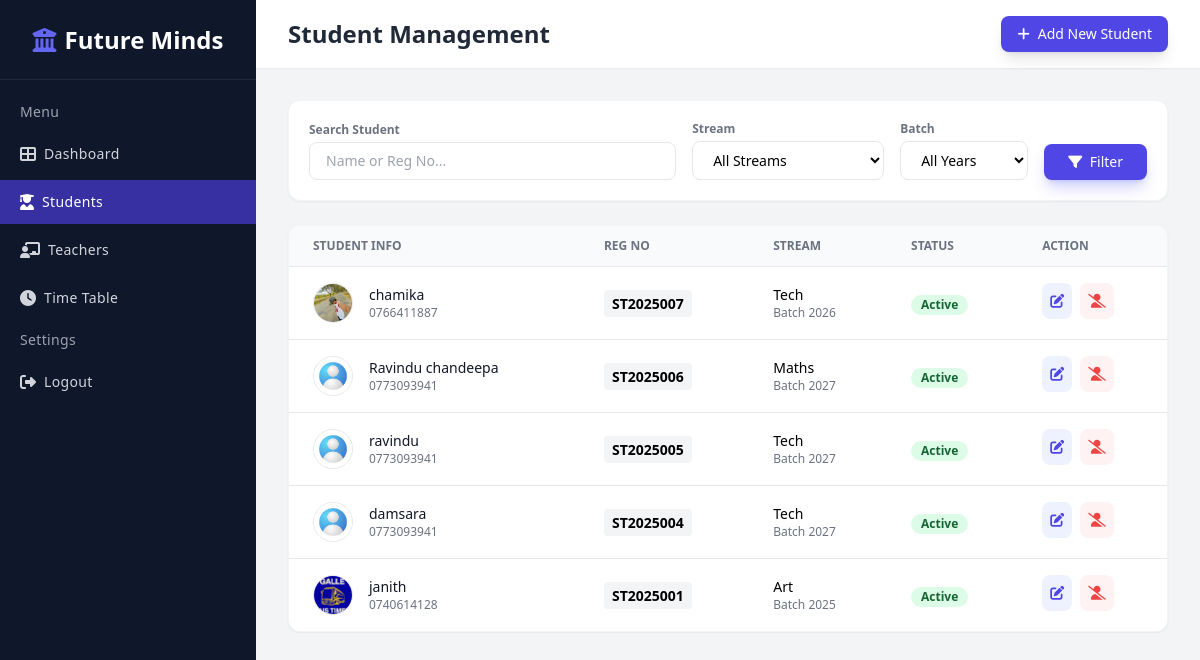
The page /admin/student.php on the database its author committed.
### tables this page shows
CREATE TABLE `students` (
  `student_id` int(11) NOT NULL,
  `reg_number` varchar(20) NOT NULL,
  `full_name` varchar(150) NOT NULL,
  `nic` varchar(20) NOT NULL,
  `dob` date NOT NULL,
  `gender` varchar(10) NOT NULL,
  `school` varchar(150) DEFAULT NULL,
  `address` text DEFAULT NULL,
  `student_phone` varchar(15) DEFAULT NULL,
  `parent_phone` varchar(15) NOT NULL,
  `email` varchar(150) NOT NULL,
  `stream` varchar(50) NOT NULL,
  `batch` varchar(10) NOT NULL,
  `photo` varchar(255) DEFAULT NULL,
  `registered_date` datetime DEFAULT current_timestamp(),
  `status` int(11) DEFAULT 1
);

### admin/student.php (the view, shortened to what this page needs)
<?php
include 'db_con.php';
?>
<!DOCTYPE html>
<html lang="en">
<head>
    <script src="https://cdn.tailwindcss.com"></script>
    <link rel="stylesheet" href="https://cdnjs.cloudflare.com/ajax/libs/font-awesome/6.4.0/css/all.min.css">
</head>
<body class="bg-gray-100 font-sans antialiased">
    <?php include('includes/sidebar.php'); ?>
    <div class="ml-64 flex flex-col min-h-screen">
        <header class="bg-white shadow-sm py-4 px-8 flex justify-between items-center sticky top-0 z-40">
            <h2 class="text-2xl font-bold text-gray-800">Student Management</h2>
            <div class="flex items-center gap-4">
                <a href="../log/registration.php" class="bg-indigo-600 text-white px-4 py-2 rounded-lg text-sm font-medium hover:bg-indigo-700 transition shadow-lg flex items-center">
                    <i class="fas fa-plus mr-2"></i> Add New Student
                </a>
            </div>
        </header>
        <main class="p-8">
            <form method="GET" action="" class="bg-white p-5 rounded-xl shadow-sm border border-gray-100 mb-6">
                <div class="flex flex-col md:flex-row gap-4 items-end">
                    <div class="w-full md:flex-1">
                        <label class="text-xs font-semibold text-gray-500 mb-1 block">Search Student</label>
                        <input type="text" name="search" value="<?php echo isset($_GET['search']) ? $_GET['search'] : ''; ?>"
                            class="w-full px-4 py-2 border border-gray-200 rounded-lg focus:outline-none focus:ring-2 focus:ring-indigo-500 text-sm"
                            placeholder="Name or Reg No...">
                    </div>
                    <div class="w-full md:w-48">
                        <label class="text-xs font-semibold text-gray-500 mb-1 block">Stream</label>
                        <select name="stream" class="w-full px-4 py-2 border border-gray-200 rounded-lg focus:outline-none focus:ring-2 focus:ring-indigo-500 text-sm bg-white">
                            <option value="">All Streams</option>
                        </select>
                    </div>
                    <div class="w-full md:w-32">
                        <label class="text-xs font-semibold text-gray-500 mb-1 block">Batch</label>
                        <select name="batch" class="w-full px-4 py-2 border border-gray-200 rounded-lg focus:outline-none focus:ring-2 focus:ring-indigo-500 text-sm bg-white">
                            <option value="">All Years</option>
                        </select>
                    </div>
                    <div class="flex gap-2">
                        <button type="submit" class="bg-indigo-600 text-white px-6 py-2 rounded-lg text-sm font-medium hover:bg-indigo-700 transition shadow-lg shadow-indigo-500/30">
                            <i class="fas fa-filter mr-1"></i> Filter
                        </button>
                    </div>
                </div>
            </form>
            <div class="bg-white rounded-xl shadow-sm border border-gray-100 overflow-hidden">
                <div class="overflow-x-auto">
                    <table class="min-w-full divide-y divide-gray-200">
                        <thead class="bg-gray-50">
                            <tr>
                                <th class="px-6 py-3 text-left text-xs font-bold text-gray-500 uppercase">Student Info</th>
                                <th class="px-6 py-3 text-left text-xs font-bold text-gray-500 uppercase">Reg No</th>
                                <th class="px-6 py-3 text-left text-xs font-bold text-gray-500 uppercase">Stream</th>
                                <th class="px-6 py-3 text-left text-xs font-bold text-gray-500 uppercase">Status</th>
                                <th class="px-6 py-3 text-left text-xs font-bold text-gray-500 uppercase">Action</th>
                            </tr>
                        </thead>
                        <tbody class="bg-white divide-y divide-gray-200">
                            <?php
                            $sql = "SELECT * FROM students WHERE 1=1";
                            $sql .= " ORDER BY student_id DESC";
                            $result = $conn->query($sql);
                            if ($result->num_rows > 0) {
                                while($row = $result->fetch_assoc()) {
                                    $status_val = isset($row['status']) ? $row['status'] : 1;
                                    $is_active = ($status_val == 1);
                                    $status_color = $is_active ? 'bg-green-100 text-green-800' : 'bg-red-100 text-red-800';
                                    $status_text = $is_active ? 'Active' : 'Inactive';
                                    $photo_name = $row['photo'];
                                    if (!empty($photo_name) && file_exists("../assets/images/students/" . $photo_name)) {
                                        $photo_path = "../assets/images/students/" . $photo_name;
                                    } else {
                                        $photo_path = "../assets/images/user2.jpg";
                                    }
                            ?>
                            <tr class="hover:bg-gray-50 transition">
                                <td class="px-6 py-4 whitespace-nowrap">
                                    <div class="flex items-center">
                                        <div class="flex-shrink-0 h-10 w-10">
                                            <img class="h-10 w-10 rounded-full object-cover border" src="<?php echo $photo_path; ?>" alt="Photo">
                                        </div>
                                        <div class="ml-4">
                                            <div class="text-sm font-medium text-gray-900"><?php echo htmlspecialchars($row['full_name']); ?></div>
                                            <div class="text-xs text-gray-500"><?php echo htmlspecialchars($row['student_phone']); ?></div>
                                        </div>
                                    </div>
                                </td>
                                <td class="px-6 py-4 whitespace-nowrap">
                                    <span class="text-sm font-bold bg-gray-100 px-2 py-1 rounded"><?php echo $row['reg_number']; ?></span>
                                </td>
                                <td class="px-6 py-4 whitespace-nowrap">
                                    <div class="text-sm font-medium"><?php echo $row['stream']; ?></div>
                                    <div class="text-xs text-gray-500">Batch <?php echo $row['batch']; ?></div>
                                </td>
                                <td class="px-6 py-4 whitespace-nowrap">
                                    <span class="px-2.5 py-0.5 inline-flex text-xs font-semibold rounded-full <?php echo $status_color; ?>">
                                        <?php echo $status_text; ?>
                                    </span>
                                </td>
                                <td class="px-6 py-4 whitespace-nowrap text-sm font-medium flex gap-2">
                                    <a href="#" class="p-2 rounded-lg text-indigo-600 bg-indigo-50 hover:bg-indigo-100" title="Edit">
                                        <i class="fas fa-edit"></i>
                                    </a>
                                    <a href="student_status.php?id=<?php echo $row['student_id']; ?>&status=<?php echo $status_val; ?>"
                                       class="p-2 rounded-lg <?php echo $is_active ? 'text-red-500 bg-red-50' : 'text-green-600 bg-green-50'; ?>"
                                       onclick="return confirm('Change status?')"
                                       title="Change Status">
                                        <i class="fas <?php echo $is_active ? 'fa-user-slash' : 'fa-user-check'; ?>"></i>
                                    </a>
                                </td>
                            </tr>
                            <?php
                                }
                            } else {
                                echo "<tr><td colspan='5' class='text-center py-8 text-gray-500'>No students found matching your filters.</td></tr>";
                            }
                            ?>
                        </tbody>
                    </table>
                </div>
            </div>
        </main>
    </div>
</body>
</html>

### admin/student.php (style rules this page uses)
body { font-family: 'Poppins', sans-serif; }

### rows shown on the page
students: photo (picture), full_name "chamika", student_phone "0766411887", reg_number "ST2025007", stream "Tech", batch "2026", status "Active"
students: full_name "Ravindu chandeepa", student_phone "0773093941", reg_number "ST2025006", stream "Maths", batch "2027", status "Active"
students: full_name "ravindu", student_phone "0773093941", reg_number "ST2025005", stream "Tech", batch "2027", status "Active"
students: full_name "damsara", student_phone "0773093941", reg_number "ST2025004", stream "Tech", batch "2027", status "Active"
students: photo (picture), full_name "janith", student_phone "0740614128", reg_number "ST2025001", stream "Art", batch "2025", status "Active"
